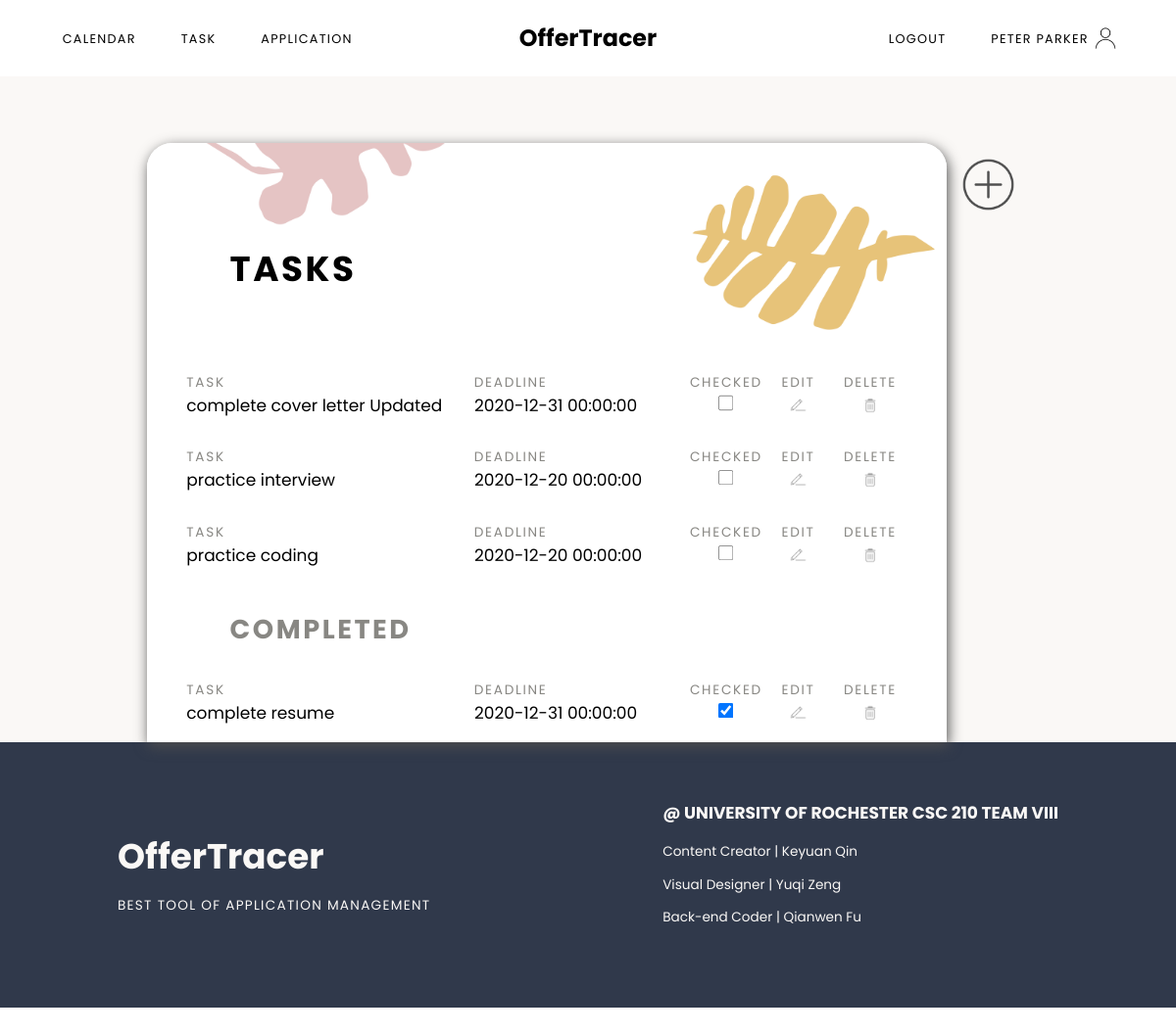
Page /task (signed in) on the earlier database version.
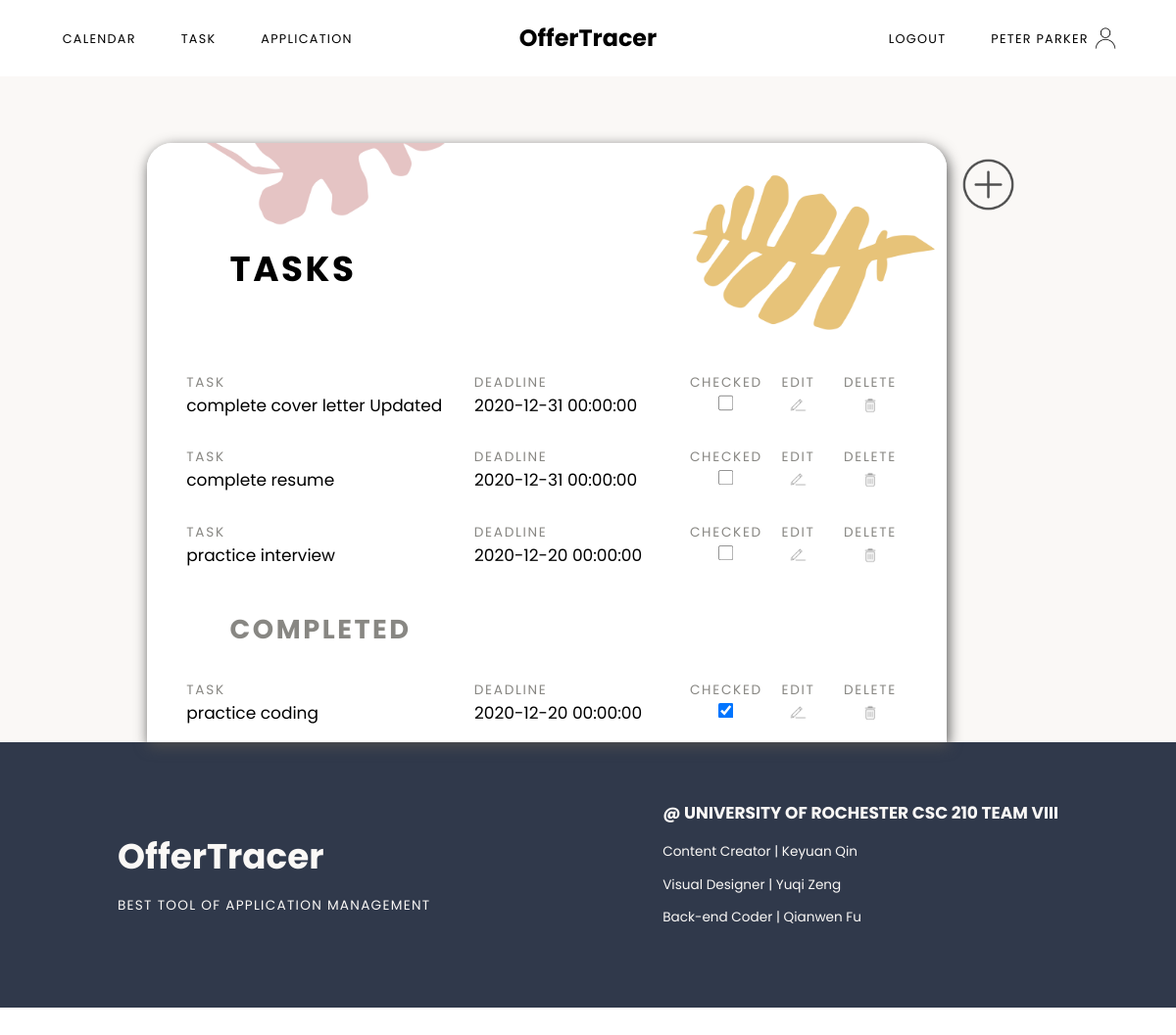
Same page on the later database version.
### models.py (models this page shows, shortened)
class User(UserMixin, db.Model):
	id = db.Column(db.Integer, primary_key=True)
	email = db.Column(db.String(100), unique=True, nullable=False)
	password = db.Column(db.String(100), nullable=False)
	name = db.Column(db.String(100), nullable=False)
	jobs = db.relationship('Job', backref='author', lazy=True)
	tasks = db.relationship('Task', backref='author', lazy=True)

class Task(db.Model):
	id = db.Column(db.Integer, primary_key=True)
	item = db.Column(db.String(100), nullable=False) #title of this task
	notes = db.Column(db.Text)
	due = db.Column(db.DateTime)
	complete = db.Column(db.Boolean(False), nullable=False)
	job_id = db.Column(db.Integer, db.ForeignKey('job.id'))
	user_id = db.Column(db.Integer, db.ForeignKey('user.id'))

### main.py (the view, shortened to what this page needs)
@main.route('/task', methods=['GET','POST'])
@login_required
def task():
	tasks = []
	completed = []
	data = Task.query.filter_by(user_id=current_user.id)
	jobs = Job.query.filter_by(user_id=current_user.id)
	for stuff in data:
		if stuff.complete == False:
			tasks.append(stuff)
		else:
			completed.append(stuff)
	return render_template('task.html', name=current_user.name, tasks=tasks, completed=completed, jobs=jobs, id=current_user.id)

### app.py (called while the page is built)
@login_manager.user_loader
def load_user(user_id):
	return User.query.get(int(user_id))

### templates/task.html (shortened to what this page needs)
{% extends "baseLogged.html" %}
{% block content %}
<div class="taskContainer sectionContainer">
	<div class="todolist">
		<h1>Tasks</h1>
		<ul class="taskList">
			{% if tasks %}
				{% for task in tasks %}
				<li class="taskItem">
					<div class="taskItemTitle taskIteminner">
						<p>Task</p>
						<p>Deadline</p>
						<p class="complete">Checked</p>
						<p class="complete">Edit</p>
						<p class="complete">Delete</p>
					</div>
					<div class="taskItemRec taskIteminner">
						<p>{{task.item}}</p>
						<p>{{task.due}}</p>
						<p class="complete"><input type="checkbox" name="complete" onclick="window.location.href='{{url_for('main.complete', id = task.id)}}';" value="complete"></p>
						<button class="edit" onclick="window.location.href='{{url_for('main.task_update', task_id = task.id)}}';"></button>
						<button class="delete" onclick="window.location.href='{{url_for('main.task_delete', task_id = task.id)}}';"></button>
					</div>
				</li>
				{% endfor %}
			{% endif %}
		</ul>
		<h2>Completed</h2>
		<ul class="taskList">
			{% if completed %}
				{% for task in completed %}
				<li class="taskItem">
					<div class="taskItemTitle taskIteminner">
						<p>Task</p>
						<p>Deadline</p>
						<p class="complete">Checked</p>
						<p class="complete">Edit</p>
						<p class="complete">Delete</p>
					</div>
					<div class="taskItemRec taskIteminner">
						<p>{{task.item}}</p>
						<p>{{task.due}}</p>
						<p class="complete"><input type="checkbox" name="complete" onclick="window.location.href='{{url_for('main.incomplete', id = task.id)}}';" value="incomplete" checked></p>
						<button class="edit" onclick="window.location.href='{{url_for('main.task_update', task_id = task.id)}}';"></button>
						<button class="delete" onclick="window.location.href='{{url_for('main.task_delete', task_id = task.id)}}';"></button>
					</div>
				</li>
				{% endfor %}
			{% endif %}
		</ul>
	</div>
	<div class="addButton">
		<button id="myBtn"></button>
	</div>
</div>
{% endblock %}

### templates/baseLogged.html (shortened to what this page needs)
<!DOCTYPE html>
<html lang="en">
<head>
	<link rel="stylesheet" type="text/css" href="{{ url_for('static', filename='css/nav.css') }}">
	<link rel="stylesheet" type="text/css" href="{{ url_for('static', filename='css/styles.css') }}">
	<link rel="stylesheet" type="text/css" href="{{ url_for('static', filename='css/dashboard.css') }}">
	<link rel="stylesheet" type="text/css" href="{{ url_for('static', filename='css/calendar.css') }}">
  	<link rel="stylesheet" type="text/css" href="{{ url_for('static', filename='css/task.css') }}">
  	<link rel="stylesheet" type="text/css" href="{{ url_for('static', filename='css/app.css') }}">
  	<link rel="stylesheet" type="text/css" href="{{ url_for('static', filename='css/update.css') }}">
</head>
<body>
	{% if current_user.is_authenticated %}
	<nav class="main-menu auth">
		<div class="m1">
			<a href="{{url_for('main.calendar')}}">Calendar</a>
			<a href="{{url_for('main.task')}}">Task</a>
			<a href="{{url_for('main.job')}}">Application</a>
		</div>
		<div class="title">
			<a href="{{url_for('main.index')}}">OfferTracer</a>
		</div>
		<div class="m2">
			<a href="{{url_for('auth.logout')}}">Logout</a>
			<a href="{{url_for('main.dashboard')}}" class="accName">{{ name }}</a>
		</div>
	</nav>
	{% block content %}
	{% endblock %}
	<footer class="sectionContainer">
			<div class="content footerContent containAlignCenter">
				<div class="webName">
					<h3>OfferTracer</h3>
					<p>Best Tool of Application Management</p>
				</div>
				<div class="developer">
					<h3>@ University of Rochester CSC 210 TEAM VIII</h3>
					<p>Content Creator | Keyuan Qin</p>
					<p>Visual Designer | Yuqi Zeng</p>
					<p>Back-end Coder | Qianwen Fu</p>
				</div>
			</div>
	</footer>
	{% endif %}
</body>
</html>

### static/css/nav.css (style rules this page uses)
.main-menu { top: 0; width: 100%; display: grid; grid-template-columns: 1fr 1fr 1fr; padding-top: 25px; padding-bottom: 25px; }
.auth { background-color: white; }
.main-menu a { text-decoration: none; color:black; font-family: 'Poppins', sans-serif; }
.title { margin: 0 auto; align-self: center; text-align: center; }
.m1 { padding-left: 50px; padding-top: 11px; }
.m2 { padding-right: 40px; text-align: right; padding-top: 11px; }
.title a { font-size: 28px; font-weight: bolder; }
.m1 a, .m2 a { text-transform: uppercase; margin-left: 25px; margin-right: 25px; font-size: 15px; letter-spacing: 1.5px; }
.accName { background-image: url(../images/user.png); background-repeat: no-repeat; background-position: right; background-size: contain; padding-right: 40px; padding-top: 10px; padding-bottom: 10px; }

### static/css/styles.css (style rules this page uses)
html, body, .container { margin: 0; height: 100%; }
li { list-style: none; }
ul { padding-left: 0; }
.sectionContainer { margin: 0 auto; width: 100%; align-self: center; display: flex; flex-wrap: wrap; justify-content: center; }
.content { height: auto; max-width: 80%; font-family: 'Poppins', sans-serif; display: flex; align-items: center; }
.containAlignCenter { margin: 0 auto; align-self: center; display: flex; flex-wrap: wrap; justify-content: center; }
footer { background-color: #30394b; }
.footerContent { color: #faf8f6; margin-top: 50px; margin-bottom: 80px; width: 100%; justify-content: space-between; }
.webName h3 { font-size: 42px; margin-bottom: 0px; padding-bottom: 0; }
.webName p { text-transform: uppercase; letter-spacing: 1.5px; }
.developer h3 { text-transform: uppercase; font-size: 20px; }
@media (max-width: 1350px) { html { zoom: 90%; } }
@media (max-width: 1250px) { html { zoom: 85%; } }

### static/css/calendar.css (style rules this page uses)
*, *:before, *:after { -moz-box-sizing: border-box; -webkit-box-sizing: border-box; box-sizing: border-box; }

### static/css/task.css (style rules this page uses)
.taskContainer { background-color: #faf8f6; min-height: 90%; }
.todolist { border-top-left-radius: 30px; border-top-right-radius: 30px; width: 960px; margin-top: 80px; background-color: white; font-family: 'Poppins', sans-serif; -webkit-box-shadow: 2px 5px 16px 0px #4f4f4f, 5px 5px 15px 5px rgba(0,0,0,0); box-shadow: 2px 5px 16px 0px #4f4f4f, 5px 5px 15px 5px rgba(0,0,0,0); }
.addButton { margin-top: 80px; }
.addButton button { background-image: url(../images/addButton.png); background-repeat: no-repeat; background-position: center; background-size: contain; background-color: transparent; border: none; width: 100px; height: 100px; outline: none; cursor: pointer; }
.todolist h1 { border-top-left-radius: 30px; border-top-right-radius: 30px; margin-top: 0px; padding-top: 120px; padding-bottom: 50px; background-image: url(../images/taskback.png); background-repeat: no-repeat; background-position: 50% 90%; background-size: cover; padding-left: 100px; font-size: 42px; letter-spacing: 3px; text-transform: uppercase; }
.taskContainer h2 { margin-top: 30px; padding-left: 100px; font-size: 32px; letter-spacing: 3px; text-transform: uppercase; color: #888783; margin-bottom: 20px; }
.todolist ul { width: 90%; margin: 0 auto; }
.taskIteminner { display: grid; grid-template-columns: 2fr 1.5fr 0.5fr 0.5fr 0.5fr; }
.taskItemRec input { margin: 0 auto; height: 19px; width: 19px; }
.complete { text-align: center; }
.taskItemRec p { margin-top: 0; font-size: 20px; }
.taskItemTitle p { margin-bottom: 0; text-transform: uppercase; letter-spacing: 2px; color: #888783; }
.edit { margin: 0 auto; outline: none; border: none; background-color: transparent; width: 30px; background-image: url(../images/edit.png); background-repeat: no-repeat; background-position: top center; background-size: contain; cursor: pointer; }
.delete { margin: 0 auto; outline: none; border: none; background-color: transparent; width: 30px; background-image: url(../images/delete.png); background-repeat: no-repeat; background-position: top center; background-size: contain; cursor: pointer; }

Differences in the rows shown:
changed Task "complete resume": moves from the list under "COMPLETED" to the list under "TASKS"
changed Task "practice coding": moves from the list under "TASKS" to the list under "COMPLETED"
